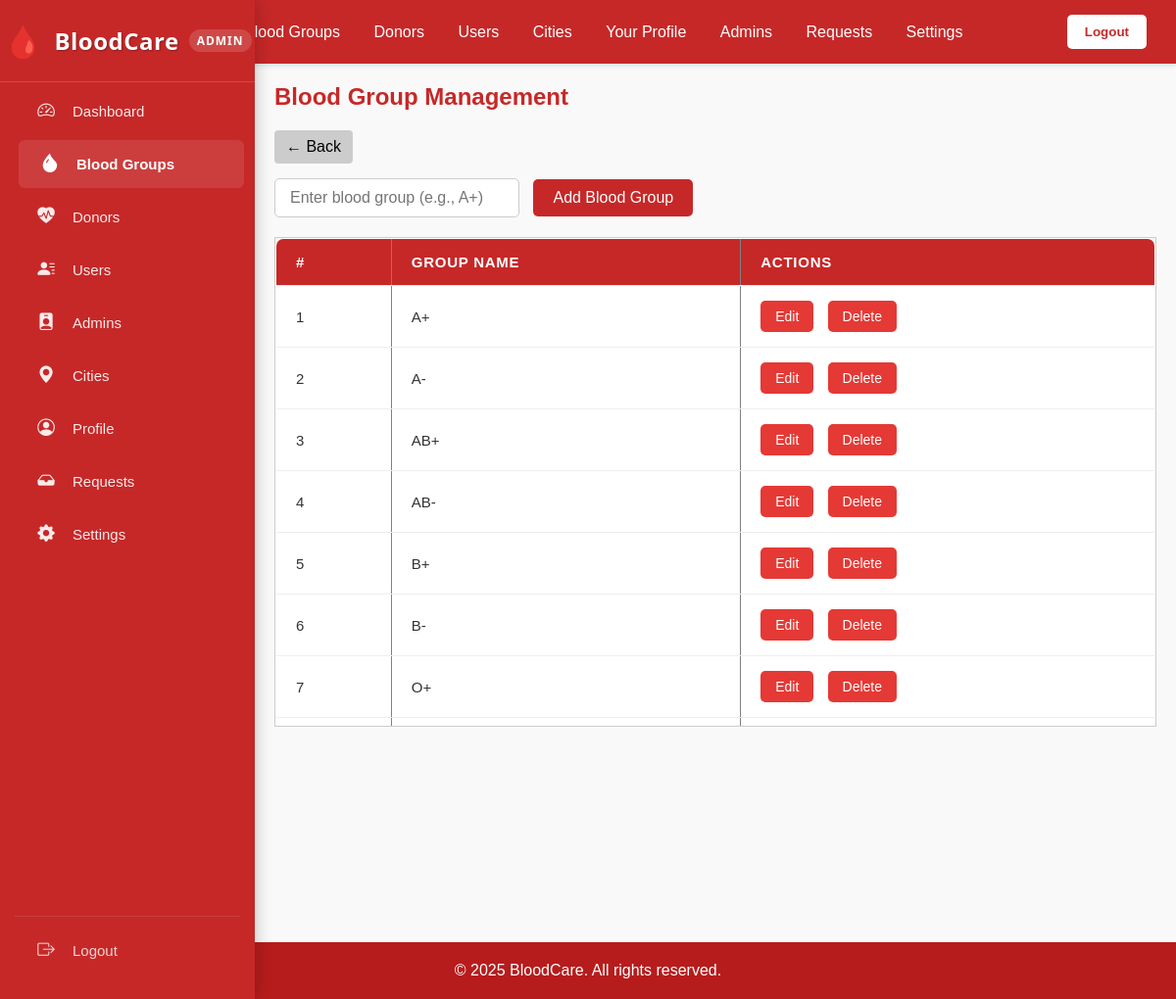
The app's page /admin/blood_groups/index.php (signed in) with its own data.
### tables this page shows
CREATE TABLE `blood_groups` (
  `id` int(11) NOT NULL,
  `name` varchar(10) NOT NULL,
  `created_at` timestamp NOT NULL DEFAULT current_timestamp(),
  `updated_at` timestamp NOT NULL DEFAULT current_timestamp() ON UPDATE current_timestamp()
);

### admin/blood_groups/index.php (the view, shortened to what this page needs)
<?php
require_once BASE_PATH . '/config/db.php';
require_once BASE_PATH . '/admin/includes/header_admin.php';
require_once BASE_PATH . '/admin/includes/sidebar_admin.php';
$sql = "SELECT * FROM blood_groups ORDER BY name ASC";
$result = $conn->query($sql);
$bloodGroups = [];
if ($result) {
  while ($row = $result->fetch_assoc()) {
    $bloodGroups[] = $row;
  }
}
?>
<head>
  <link rel="stylesheet" href="<?= BASE_URL . '/admin/assets/css/blood_groups_admin.css' ?>">
</head>
<main class="content">
    <h2>Blood Group Management</h2>
    <a href="<?= BASE_URL ?>/admin/dashboard.php" style="display: inline-block; margin-bottom: 15px; padding: 8px 12px; background-color: #ccc; color: #000; text-decoration: none; border-radius: 4px;">
      ← Back
    </a>
    <form id="addBloodGroupForm" style="margin-bottom: 20px;">
      <input type="text" name="name" placeholder="Enter blood group (e.g., A+)" required>
      <button type="submit">Add Blood Group</button>
    </form>
    <div class="scroll-table">
      <table border="1" cellpadding="10" cellspacing="0">
        <thead>
          <tr>
            <th>#</th>
            <th>Group Name</th>
            <th>Actions</th>
          </tr>
        </thead>
        <tbody>
          <?php if (count($bloodGroups) === 0): ?>
            <tr>
              <td colspan="3" style="text-align:center; padding:20px; font-style:italic; color:#777;">
                No blood groups found.
              </td>
            </tr>
          <?php else: ?>
            <?php $serial = 1; ?>
            <?php foreach ($bloodGroups as $group): ?>
              <tr>
                <td><?= $serial++ ?></td>
                <td><?= htmlspecialchars($group['name']) ?></td>
                <td>
                  <button class="editBloodBtn" data-id="<?= $group['id'] ?>" data-name="<?= htmlspecialchars($group['name']) ?>">Edit</button>
                  <form class="deleteBloodGroupForm" style="display:inline;">
                    <button type="submit">Delete</button>
                  </form>
                </td>
              </tr>
            <?php endforeach; ?>
          <?php endif; ?>
        </tbody>
      </table>
    </div>
</main>
<?php require_once BASE_PATH . '/admin/includes/footer_admin.php'; ?>

### admin/assets/css/main.css (style rules this page uses)
* { margin: 0; padding: 0; box-sizing: border-box; }
html,body { height: 100vh; width: 100%; }
body { font-family: Arial,sans-serif; margin: 0; display: flex; flex-direction: column; }
main { flex: 1; }

### admin/assets/css/blood_groups_admin.css (style rules this page uses)
main.content { padding: 20px; background-color: #f9f9f9; min-height: 80vh; font-family: Arial, sans-serif; color: #333; }
main.content h2 { margin-bottom: 20px; color: #c62828; }
form { margin-bottom: 30px; }
form input[type="text"] { padding: 10px 15px; font-size: 16px; border: 1.5px solid #ccc; border-radius: 5px; width: 250px; transition: border-color 0.3s ease; }
form button { background-color: #c62828; color: white; padding: 10px 20px; border: none; margin-left: 10px; border-radius: 5px; font-size: 16px; cursor: pointer; transition: background-color 0.3s ease; }
table { width: 100%; border-collapse: collapse; background: white; box-shadow: 0 2px 8px rgba(0,0,0,0.1); border-radius: 8px; overflow: hidden; }
table th, table td { padding: 15px 20px; text-align: left; border-bottom: 1px solid #eee; font-size: 15px; }
table th { background-color: #c62828; color: white; font-weight: 600; text-transform: uppercase; letter-spacing: 0.05em; }
table button { background-color: #e53935; border: none; color: white; padding: 8px 15px; border-radius: 5px; cursor: pointer; font-size: 14px; transition: background-color 0.3s ease; }
.scroll-table { max-height: 500px; overflow-y: auto; display: block; border: 1px solid #ccc; }
.scroll-table table { width: 100%; border-collapse: collapse; }

### admin/includes/sidebar_admin.php (style rules this page uses)
.content { margin-left: 260px; padding: 30px; transition: margin-left 0.3s ease; }

### records on screen
blood_groups: name "A+"
blood_groups: name "A-"
blood_groups: name "AB+"
blood_groups: name "AB-"
blood_groups: name "B+"
blood_groups: name "B-"
blood_groups: name "O+"
